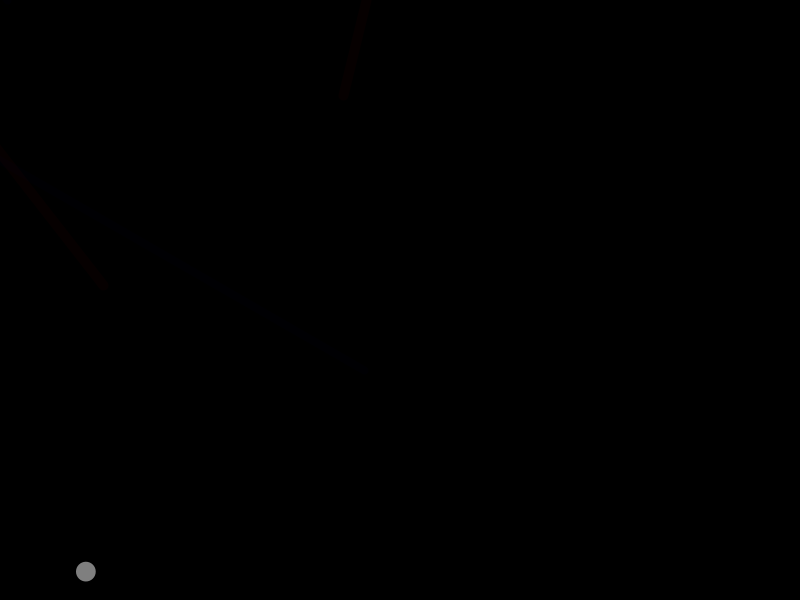
Frame 1 (no input)
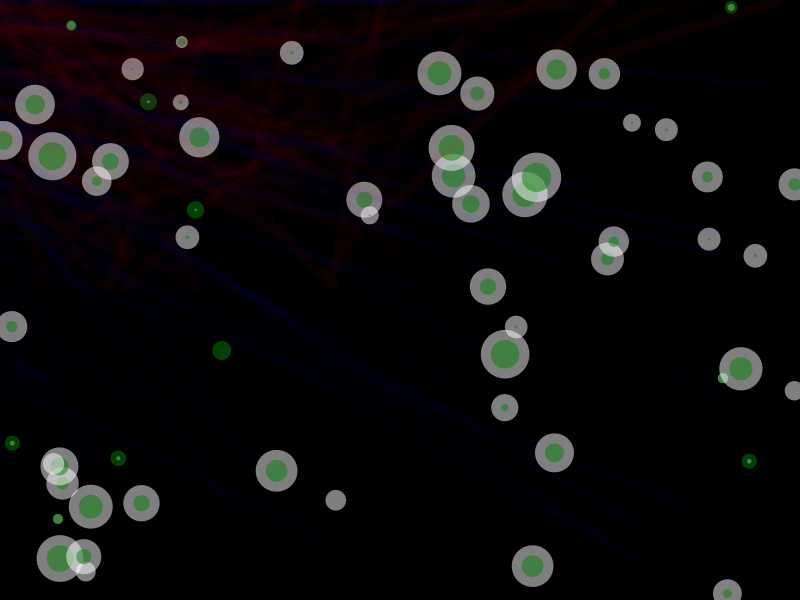
Frame 60 (the mouse pressed at the canvas centre just before this capture)
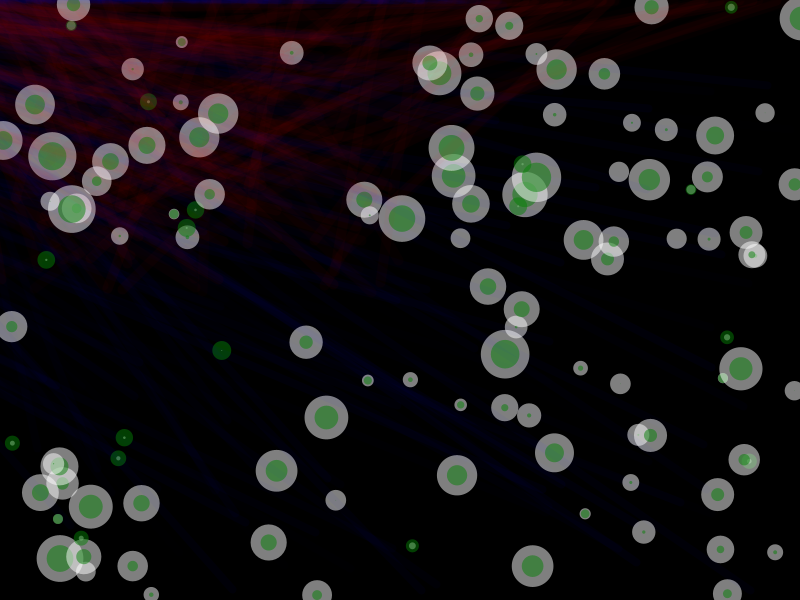
Frame 120 (the mouse held since frame 60 and released just before this capture)

The Processing sketch that drew these frames (run headless with seeded random() and noise(); from frame 60 on, the mouse is pressed at the canvas centre):

// Processing sketch: processing_45761
// ── processing_45761.pde

float posX;
float posY;
float nz = 0.05;


void setup() {
  size (800,600);
  background(0);
  smooth();
  frameRate(12);
}

void draw() {
 
  linea();
  linea2();
  nz = nz + 0.01;
  float n = 6;
  n = noise(nz)*n;
  posX = random(width)+n;
  posY = random (height)+n;
  float sz;
  sz = random(50);
  noStroke();
  fill (255,255,255,127);
  ellipse (posX, posY, sz,sz);
  fill (5,127,5,127);
  ellipse (posX, posY, sz-20,sz-20);
 rotate (90);

  
}


void linea() {

  strokeWeight(10);
  stroke(255,5,10,random(10));
  line (random(400),random(300),random(-500),0);
  line (random(width/2), random(height/2), random(800),0);
  

}
void linea2() {

  strokeWeight(8);
  stroke(10,random(10),255,random(10));
  line (random(-400),random(-300),random(500),0);
  line (random(-800),0,random(width), random(height));
  

}
